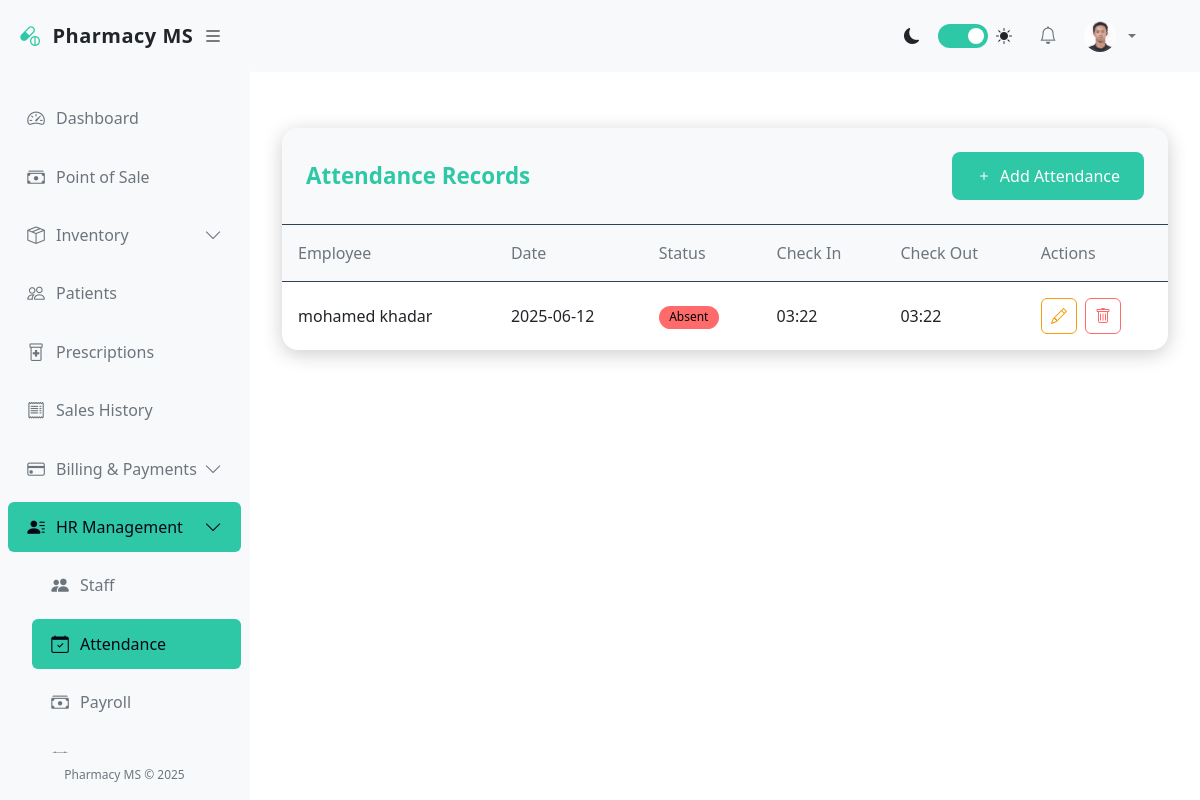
The page /accounts/attendance/ (signed in) on the database as committed earlier.
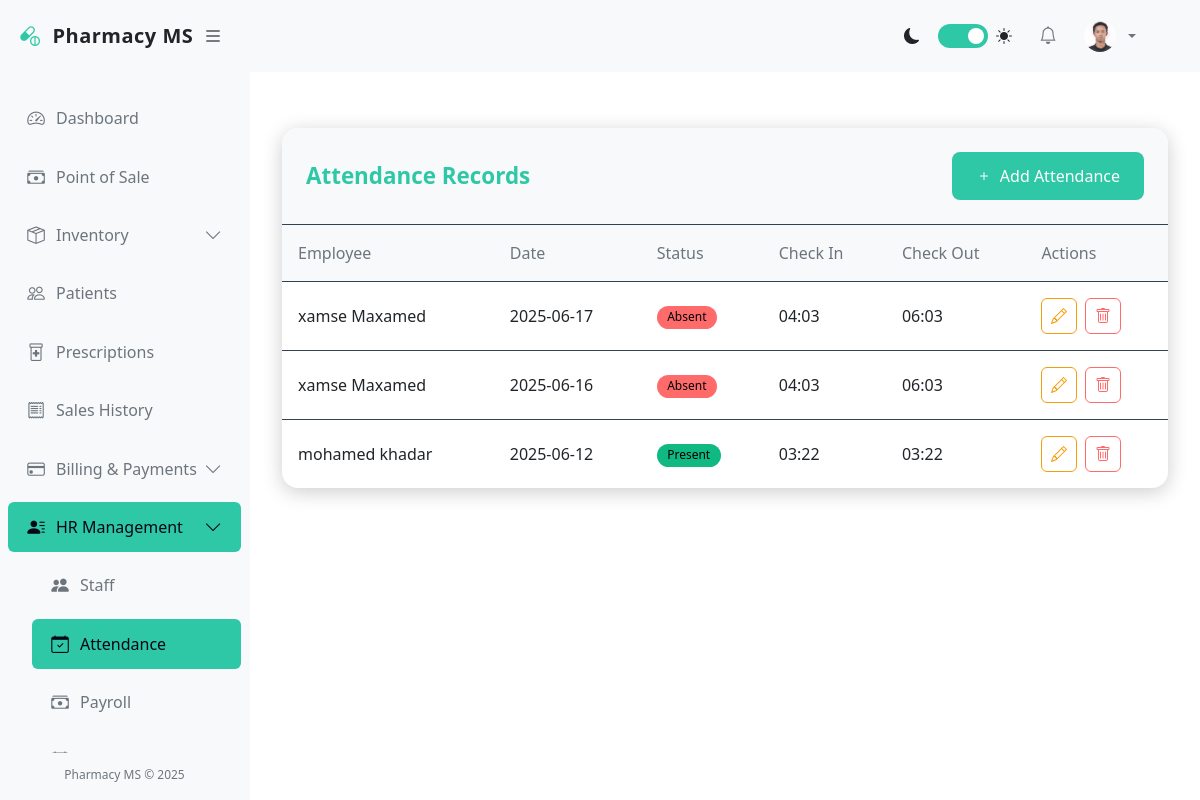
The same page on the database as committed later.
### accounts/models.py (models this page shows, shortened)
class Attendance(models.Model):
    STATUS_CHOICES = (
        ('present', 'Present'),
        ('absent', 'Absent'),
        ('late', 'Late'),
        ('half_day', 'Half Day'),
        ('leave', 'Leave'),
    )
    employee = models.ForeignKey(User, on_delete=models.CASCADE, related_name='attendances')
    date = models.DateField()
    check_in = models.TimeField(blank=True, null=True)
    check_out = models.TimeField(blank=True, null=True)
    status = models.CharField(max_length=10, choices=STATUS_CHOICES, default='present')
    notes = models.TextField(blank=True, null=True)
    class Meta:
        unique_together = ('employee', 'date')
        verbose_name_plural = 'Attendance records'
        ordering = ['-date', 'employee__first_name']

class User(AbstractUser):
    GENDER_CHOICES = (
        ('M', 'Male'),
        ('F', 'Female'),
        ('O', 'Other'),
    )
    ROLES = (
        ('admin', 'Administrator'),
        ('pharmacist', 'Pharmacist'),
        ('cashier', 'Cashier'),
        ('manager', 'Manager'),
        ('staff', 'Staff'),
    )
    role = models.CharField(max_length=20, choices=ROLES, default='staff')
    gender = models.CharField(max_length=1, choices=GENDER_CHOICES, blank=True, null=True)
    phone = models.CharField(max_length=20, blank=True, null=True)
    address = models.TextField(blank=True, null=True)
    date_of_birth = models.DateField(blank=True, null=True)
    hire_date = models.DateField(blank=True, null=True)
    profile_picture = models.ImageField(upload_to='profile_pics/', blank=True, null=True)
    is_active = models.BooleanField(default=True)

### accounts/views.py (the view)
# urls.py: path('attendance/', views.attendance_list, name='attendance_list'),
@login_required
def attendance_list(request):
    if request.user.role == 'admin':
        attendances = Attendance.objects.all()
    else:
        attendances = Attendance.objects.filter(employee=request.user)
    return render(request, 'accounts/attendance_list.html', {'attendances': attendances})

### pharmacy/templates/accounts/attendance_list.html (shortened to what this page needs)
{% extends 'base.html' %}
{% load static %}
{% block content %}
<div class="attendance-container">
    <div class="attendance-header">
        <h1 class="attendance-title">Attendance Records</h1>
        <a href="{% url 'attendance_create' %}" class="btn btn-primary">
            <svg xmlns="http://www.w3.org/2000/svg" width="16" height="16" fill="currentColor" viewBox="0 0 16 16">
                <path d="M8 4a.5.5 0 0 1 .5.5v3h3a.5.5 0 0 1 0 1h-3v3a.5.5 0 0 1-1 0v-3h-3a.5.5 0 0 1 0-1h3v-3A.5.5 0 0 1 8 4z"/>
            </svg>
            Add Attendance
        </a>
    </div>
    <div class="table-responsive">
        <table class="attendance-table">
            <thead>
                <tr>
                    <th>Employee</th>
                    <th>Date</th>
                    <th>Status</th>
                    <th>Check In</th>
                    <th>Check Out</th>
                    <th>Actions</th>
                </tr>
            </thead>
            <tbody>
                {% for attendance in attendances %}
                <tr>
                    <td>{{ attendance.employee.get_full_name }}</td>
                    <td>{{ attendance.date|date:"Y-m-d" }}</td>
                    <td>
                        <span class="badge
                            {% if attendance.status == 'present' %}bg-present
                            {% elif attendance.status == 'absent' %}bg-absent
                            {% elif attendance.status == 'late' %}bg-late
                            {% elif attendance.status == 'leave' %}bg-leave
                            {% else %}bg-halfday{% endif %}">
                            {{ attendance.get_status_display }}
                        </span>
                    </td>
                    <td>{{ attendance.check_in|time:"H:i"|default:"-" }}</td>
                    <td>{{ attendance.check_out|time:"H:i"|default:"-" }}</td>
                    <td class="table-actions">
                        <a href="{% url 'attendance_update' attendance.pk %}" class="btn btn-sm1 btn-edit" title="Edit">
                        </a>
                        <a href="{% url 'attendance_delete' attendance.pk %}" class="btn btn-sm1 btn-delete" title="Delete">
                        </a>
                    </td>
                </tr>
                {% empty %}
                <tr>
                    <td colspan="6" class="empty-state">No attendance records found</td>
                </tr>
                {% endfor %}
            </tbody>
        </table>
    </div>
</div>
{% endblock %}

### pharmacy/templates/base.html (shortened to what the changed rows need)
<!DOCTYPE html>
<html lang="en">
<head>
    <link href="https://cdn.jsdelivr.net/npm/bootstrap@5.3.0/dist/css/bootstrap.min.css" rel="stylesheet">
    <link rel="stylesheet" href="https://cdn.jsdelivr.net/npm/bootstrap-icons@1.10.0/font/bootstrap-icons.css">
</head>
<body>
    <div class="d-flex">
        <div class="main-content flex-grow-1" id="main-content">
            <nav class="navbar navbar-expand-lg navbar-light bg-light border-bottom">
                <div class="container-fluid">
                    <div class="collapse navbar-collapse" id="navbarSupportedContent">
                        <ul class="navbar-nav ms-auto align-items-center">
                            <li class="nav-item me-3">
                                <div class="d-flex align-items-center">
                                    <label class="theme-switch">
                                        <span class="slider"></span>
                                    </label>
                                </div>
                            </li>
                        </ul>
                    </div>
                </div>
            </nav>
            <div class="container-fluid py-4">
                {% block content %}{% endblock %}
            </div>
        </div>
    </div>
</body>
</html>

Rows that differ between the two databases and show on the page:
added Attendance: employee.get_full_name "xamse Maxamed", date "2025-06-17", status "Absent", check_in "04:03", check_out "06:03"
added Attendance: employee.get_full_name "xamse Maxamed", date "2025-06-16", status "Absent", check_in "04:03", check_out "06:03"
changed Attendance "mohamed khadar": status "Absent" → "Present"
